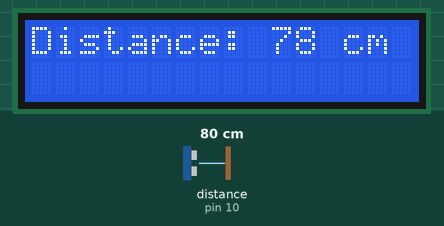
Recording of a sketch running on a simulated Arduino Uno, built with avr-gcc and run on an emulated ATmega328P. On the bench: 16×2 character LCD. Wiring (inferred from the names in the program): ultrasonic range finder: trigger pin 9; echo pin 10. The test bench sets the inputs (shaded band); at power-on: distance to the obstacle (sensor on pin 10) 80 cm. The echo pulse lasts 58.3 µs per cm; what the sketch prints to the serial monitor is not drawn.

Above: at 3.2 s.
3.3 s: distance to the obstacle (sensor on pin 10) set to 2 cm
At 4.4 s:
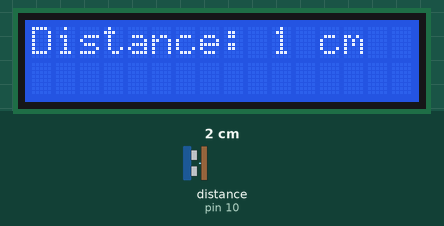
6.1 s: distance to the obstacle (sensor on pin 10) set to 4 cm
At 6.9 s:
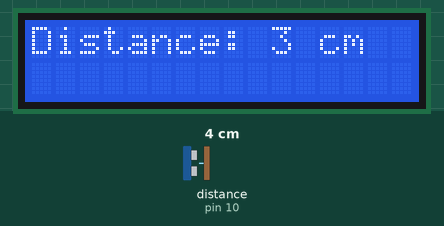
7.7 s: distance to the obstacle (sensor on pin 10) set to 9 cm
At 8.5 s:
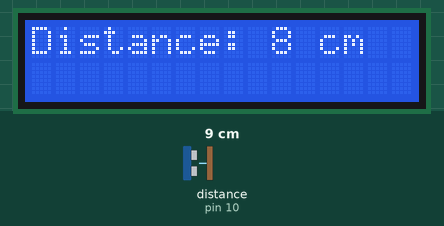
Timing chart, 0 to 10.7 s (numbered marks = the images above; inputs shaded):
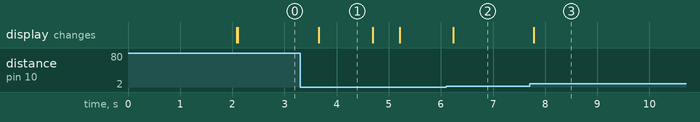

The sketch:

code.ino
```cpp
#include <Wire.h>
#include <LiquidCrystal_I2C.h>

// Use the I2C address found by the scanner
LiquidCrystal_I2C lcd(0x27, 16, 2); // 0x27 is correct based on your scan

const int trigPin = 9;
const int echoPin = 10;
long duration;
int distance;

void setup() {
  // Initialize the LCD
  lcd.begin(16, 2); // 16 columns, 2 rows
  lcd.backlight(); // Turn on the LCD backlight

  // Set up the pins for the ultrasonic sensor
  pinMode(trigPin, OUTPUT);
  pinMode(echoPin, INPUT);

  // Start the serial monitor (for debugging)
  Serial.begin(9600);

  // Display a startup message on the LCD
  lcd.setCursor(0, 0); // Set cursor to column 0, row 0
  lcd.print("Distance Sensor");
  delay(2000); // Wait for 2 seconds
  lcd.clear(); // Clear the LCD screen
}

void loop() {
  // Clear the trigPin by setting it LOW
  digitalWrite(trigPin, LOW);
  delayMicroseconds(2);

  // Trigger the ultrasonic sensor by sending a HIGH pulse for 10 microseconds
  digitalWrite(trigPin, HIGH);
  delayMicroseconds(10);
  digitalWrite(trigPin, LOW);

  // Read the echoPin to measure the time of the return pulse
  duration = pulseIn(echoPin, HIGH);

  // Calculate the distance based on the time
  distance = duration * 0.034 / 2;

  // Print the distance to the serial monitor
  Serial.print("Distance: ");
  Serial.print(distance);
  Serial.println(" cm");

  // Display the distance on the LCD
  lcd.setCursor(0, 0); // Set cursor to first row
  lcd.print("Distance: ");
  lcd.print(distance); // Print the distance
  lcd.print(" cm "); // Ensure old characters are cleared

  delay(500); // Wait for 500ms before the next reading
}
```

Measured:
- after the input at 3.3 s, the display: changes after 0.36 s (image 1)
- after the input at 6.1 s, the display: changes after 0.14 s (image 2)
- after the input at 7.7 s, the display: changes after 0.08 s (image 3)
- what the display in image 1 shows lasts 1.0 s, from 3.7 s to 4.7 s
